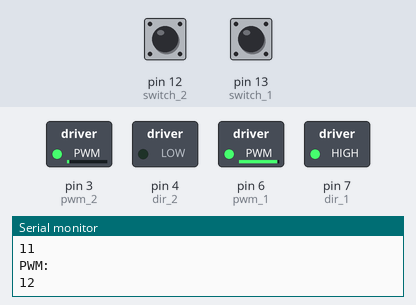
Recording of a sketch running on a simulated Arduino Uno, built with avr-gcc and run on an emulated ATmega328P. Parts: switched loads named in the sketch (green lamp = pin HIGH), the last lines printed to the serial monitor. Inputs (shaded band) come from the test bench; at power-on: pin 12 (switch_2) HIGH, pin 13 (switch_1) HIGH. At 25.7 s the program stops and its outputs stay as they are.

Above: at 1.25 s.
1.3 s: pin 12 (switch_2) pulled LOW for 0.15 s
At 1.45 s:
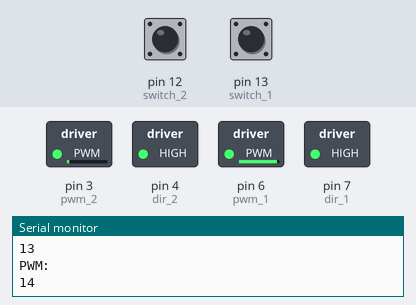
4.3 s: pin 13 (switch_1) pulled LOW for 0.15 s
At 4.45 s:
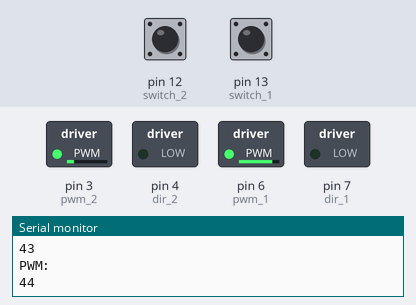
7.4 s: pin 12 (switch_2) pulled LOW for 1 s
At 7.56 s:
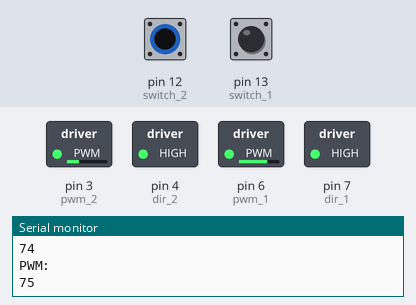
10.4 s: pin 13 (switch_1) pulled LOW for 1 s
At 10.57 s:
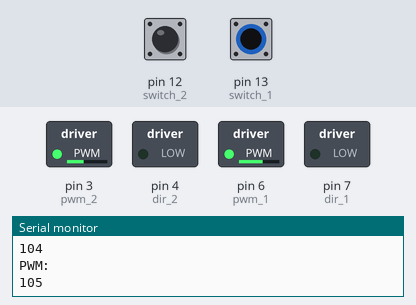
13.4 s: pin 12 (switch_2) pulled LOW for 0.15 s
At 13.58 s:
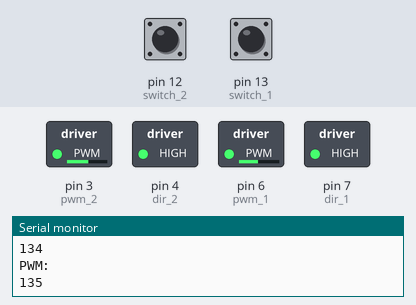
16.5 s: pin 13 (switch_1) pulled LOW for 0.15 s
At 26.6 s:
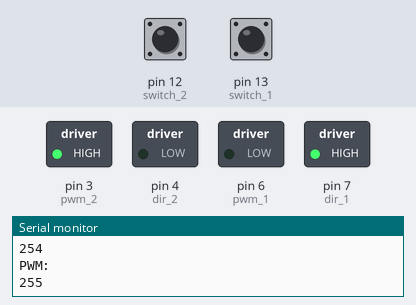
Timing chart, 0 to 27.2 s (numbered marks = the images above; inputs shaded):
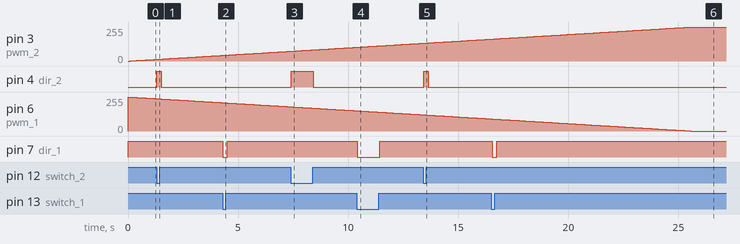

Measured:
- after the input at 1.3 s, pin 4 (dir_2): LOW → HIGH at once, → LOW 0.20 s later
- after the input at 4.3 s, pin 7 (dir_1): HIGH → LOW at once, → HIGH 0.20 s later
- after the input at 7.4 s, pin 4 (dir_2): LOW → HIGH at once, → LOW 1.0 s later
- after the input at 10.4 s, pin 7 (dir_1): HIGH → LOW at once, → HIGH 1.0 s later
- after the input at 13.4 s, pin 4 (dir_2): LOW → HIGH at once, → LOW 0.20 s later
- after the input at 16.5 s, pin 7 (dir_1): HIGH → LOW at once, → HIGH 0.20 s later

The sketch:

Controlling_Motor_with_program.ino
```cpp
//define pin name
#define dir_1 7
#define pwm_1 6
#define switch_1 13
#define switch_2 12
#define dir_2 4
#define pwm_2 3
#define pot A1   //potentiometer

void setup(){
  //declare pins as INPUT/OUTPUT
  pinMode(pwm_1,OUTPUT);
  pinMode(dir_1,OUTPUT);
  pinMode(pwm_2,OUTPUT);
  pinMode(dir_2,OUTPUT);
  pinMode(pot,INPUT);
  pinMode(switch_1, INPUT);
  pinMode(switch_2, INPUT);
  Serial.begin(9600);  //I am using Serial Monitor instead of LCD display
}
void loop(){
  int pwm_value;
  for (pwm_value=0;pwm_value<=255;pwm_value++){
  digitalWrite(dir_1,digitalRead(switch_1));    //controls the direction the motor
  digitalWrite(dir_2,!digitalRead(switch_2));
  analogWrite(pwm_2,pwm_value);         //increase the speed of the motor from 0 to 255
  analogWrite(pwm_1,(255-pwm_value));  //decrease the speed of the motor from 255 to 0
  Serial.println("PWM:");
  Serial.println(pwm_value);  //Display the value of PWM
  delay(100);
}

while(1) continue;  //terminate the program
}
```
